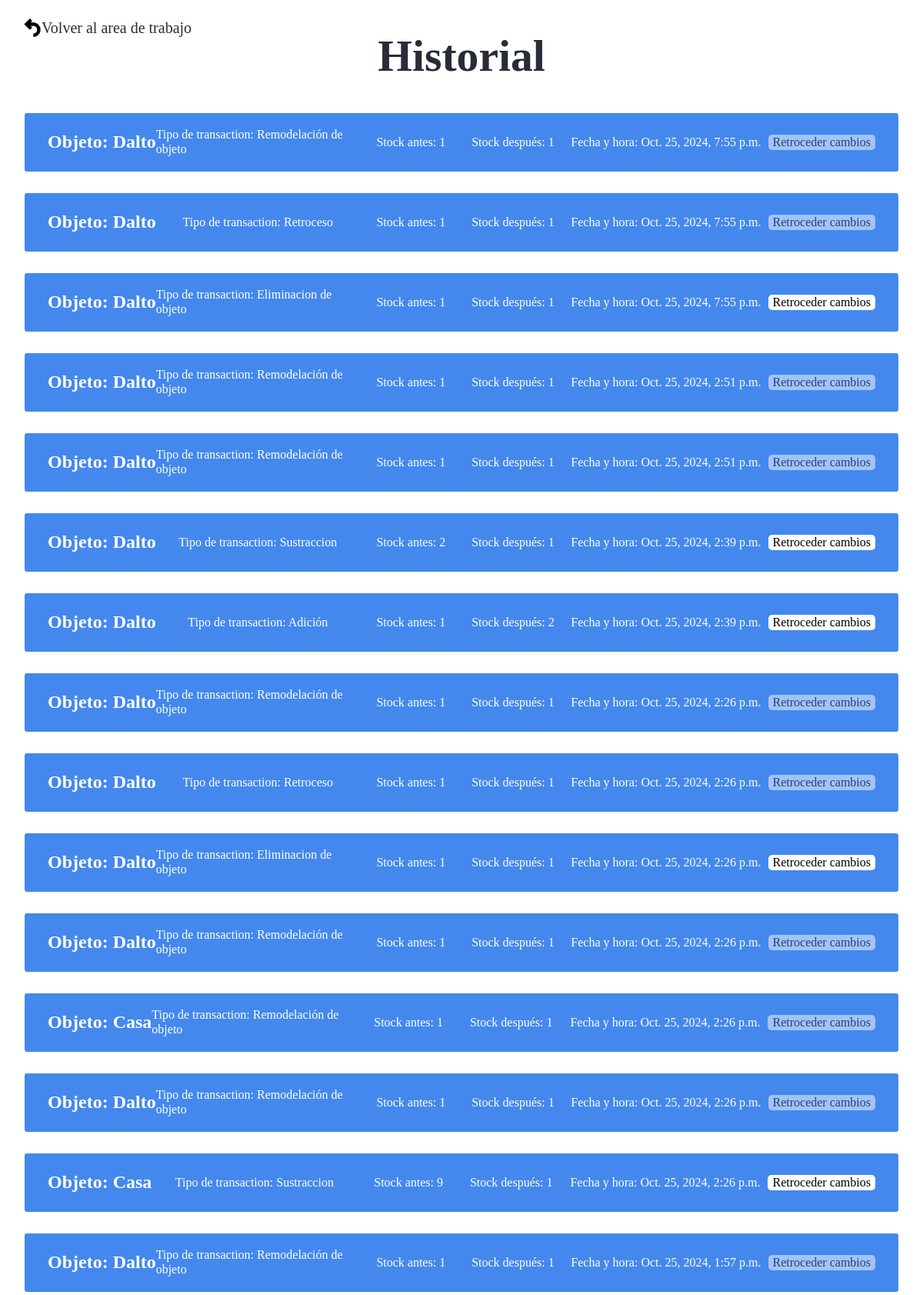
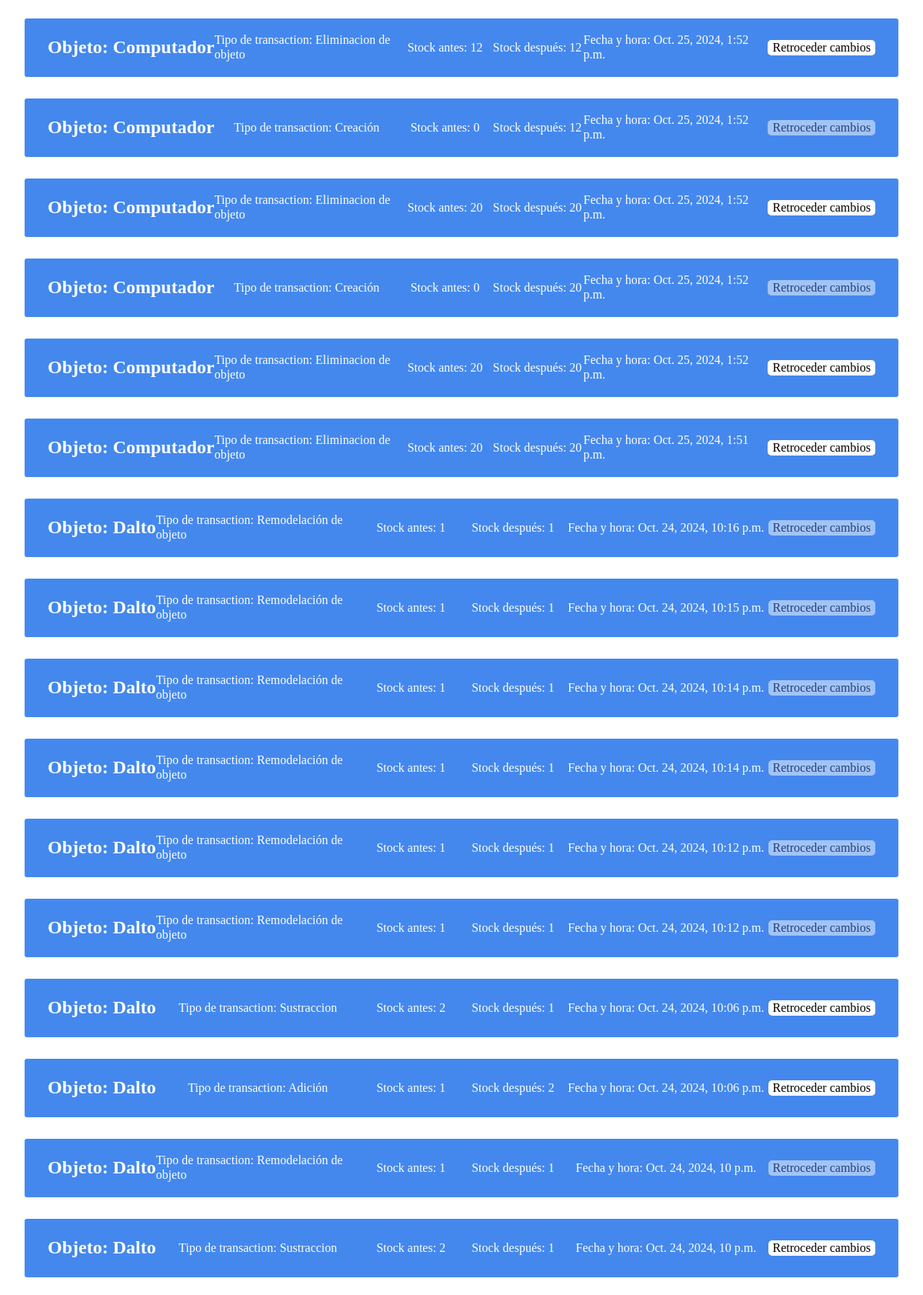
The app's page /main/record/ (signed in, upper part) with its own data (2 pictures, top to bottom).
### Objects/models.py (models this page shows, shortened)
class Transactions(models.Model):
    transaction_id = models.IntegerField(primary_key=True,editable=False,unique=True)
    object_id = models.ForeignKey(Objects,on_delete=models.PROTECT,editable=False)
    user_id = models.ForeignKey(User, on_delete=models.CASCADE)
    type_transaction = models.ForeignKey(Type_Transaction,on_delete=models.CASCADE)
    date = models.DateTimeField(default=datetime.today())
    stock_before = models.IntegerField(null=False,blank=False)
    stock_after = models.IntegerField(null=False,blank=False)

class Objects(models.Model):
    object_id = models.IntegerField(primary_key=True,editable=False,unique=True)
    user_id = models.ForeignKey(User, on_delete=models.CASCADE)
    name = models.CharField(max_length=50)
    show_object = models.BooleanField(default=True)
    stock = models.IntegerField(null=False,blank=False)
    last_change = models.DateTimeField(max_length=50,auto_now_add=True)
    description = models.TextField(max_length=500)
    image = models.ImageField(blank=True,upload_to='object_images/',default='object_images/image.png')

### Objects/views.py (the view, shortened to what this page needs)
# urls.py: path('record/',views.record,name='record')
def record(request):
    if request.method =='GET':
        if str(request.user) != 'AnonymousUser':
            transactions = Transactions.objects.filter(user_id = request.user)
            return render(request,'record.html',{
                'record' : transactions[::-1],
            })
        else:
            return render(request,'error_403.html')

### Users/templates/record.html (shortened to what this page needs)
{%load static%}
<!DOCTYPE html>
<html lang="en">
<head>
    <link rel="stylesheet" href="{%static '/styles/normalize.css'%}">
    <link rel="stylesheet" href="{%static '/styles/recordStyles.css'%}">
</head>
<body>
    <header>
        <div class="space-work">
            <a href="{% url 'main' %}" class="space-work__link">
                <img src="{%static '/images/come-back.webp'%}" alt="space-work link image">
                Volver al area de trabajo
            </a>
        </div>
    </header>
    <main>
        <h1>Historial</h1>
        {% for instance in record %}
        <div class="transaction">
            <h2 class="object-name">Objeto: {{instance.object_id.name}}</h2>
            {% if instance.type_transaction_id == 6 %}
            <p class="transaction-type">Tipo de transaction: Eliminacion de objeto</p>
            {% elif instance.type_transaction_id == 1 %}
            <p class="transaction-type">Tipo de transaction: Adición</p>
            {% elif instance.type_transaction_id == 2 %}
            <p class="transaction-type">Tipo de transaction: Sustraccion</p>
            {% elif instance.type_transaction_id == 3 %}
            <p class="transaction-type">Tipo de transaction: Creación</p>
            {% elif instance.type_transaction_id == 4 %}
            <p class="transaction-type">Tipo de transaction: Remodelación de objeto</p>
            {% elif instance.type_transaction_id == 5 %}
            <p class="transaction-type">Tipo de transaction: Retroceso</p>
            {% endif %}
            <p class="stock-before">Stock antes: {{instance.stock_before}}</p>
            <p class="stock-after">Stock después: {{instance.stock_after}}</p>
            <p class="time">Fecha y hora: {{instance.date}}</p>
            <form class="go-back" method="POST">
                {% if instance.type_transaction_id == 4 and instance.stock_before == instance.stock_after %}
                <input class="go-back__button" type="submit" value="Retroceder cambios" disabled>
                {% elif instance.type_transaction_id == 5 or instance.type_transaction_id == 3%}
                <input class="go-back__button" type="submit" value="Retroceder cambios" disabled>
                {% else %}
                <input class="go-back__button" type="submit" value="Retroceder cambios">
                {% endif %}
            </form>
        </div>
        {% endfor %}
    </main>
</body>
</html>

### Users/static/styles/recordStyles.css (style rules this page uses)
* { box-sizing: border-box; scroll-behavior: smooth; }
body { font-family: "Montserrat"; background-color: #fff; color: #070b1add; height: 100vh; overflow-x: hidden; }
body, div, ul, nav, header, footer, a, li, label { margin: 0; padding: 0; }
.space-work { position: absolute; top: 3vh; left: 2.5vw; transition: filter .2s; }
.space-work__link { text-decoration: none; display: flex; align-items: center; font-size: 1.25rem; color: inherit; }
.space-work__link > img { height: 3vh; }
main { position: relative; top: 5vh; display: grid; justify-content: center; }
h1 { text-align: center; font-size: 3.6rem; margin-top: 0; }
.transaction { width: 95vw; height: 10vh; display: grid; grid-template-columns: 1fr 1fr 1fr 1fr 1fr 1fr 1fr; grid-template-rows: 100%; grid-template-areas: "object type type before after date date button"; justify-content: space-evenly; align-items: center; border: 2px #fff solid; background-color: #48e; color: #fff; border-radius: 5px; margin-bottom: 3vh; padding: 0 2.5vw; }
.transaction > p, .transaction > input, .transaction > h2 { place-self: center; }
.object-name { grid-area: object; text-overflow: hidden; white-space: nowrap; }
.transaction-type { grid-area: type; }
.stock-before { grid-area: before; }
.stock-after { grid-area: after; }
.time { grid-area: date; }
.go-back__button { grid-area: button; font-family: "Montserrat"; border-radius: 5px; outline: none; border: none; background-color: #fff; color: #000; transition: background-color .2s, color .2s; }
.go-back__button-disabled { opacity: .5; grid-area: button; font-family: "Montserrat"; border-radius: 5px; outline: none; border: none; background-color: #fff; color: #000; transition: background-color .2s, color .2s; }

### records on screen
Transactions: object_id.name "Dalto", shows "Tipo de transaction: Remodelación de objeto", stock_before "1", stock_after "1", date "Oct. 25, 2024, 7:55 p.m."
Transactions: object_id.name "Dalto", shows "Tipo de transaction: Retroceso", stock_before "1", stock_after "1", date "Oct. 25, 2024, 7:55 p.m."
Transactions: object_id.name "Dalto", shows "Tipo de transaction: Eliminacion de objeto", stock_before "1", stock_after "1", date "Oct. 25, 2024, 7:55 p.m."
Transactions: object_id.name "Dalto", shows "Tipo de transaction: Remodelación de objeto", stock_before "1", stock_after "1", date "Oct. 25, 2024, 2:51 p.m."
Transactions: object_id.name "Dalto", shows "Tipo de transaction: Remodelación de objeto", stock_before "1", stock_after "1", date "Oct. 25, 2024, 2:51 p.m."
Transactions: object_id.name "Dalto", shows "Tipo de transaction: Sustraccion", stock_before "2", stock_after "1", date "Oct. 25, 2024, 2:39 p.m."
Transactions: object_id.name "Dalto", shows "Tipo de transaction: Adición", stock_before "1", stock_after "2", date "Oct. 25, 2024, 2:39 p.m."
Transactions: object_id.name "Dalto", shows "Tipo de transaction: Remodelación de objeto", stock_before "1", stock_after "1", date "Oct. 25, 2024, 2:26 p.m."
Transactions: object_id.name "Dalto", shows "Tipo de transaction: Retroceso", stock_before "1", stock_after "1", date "Oct. 25, 2024, 2:26 p.m."
Transactions: object_id.name "Dalto", shows "Tipo de transaction: Eliminacion de objeto", stock_before "1", stock_after "1", date "Oct. 25, 2024, 2:26 p.m."
Transactions: object_id.name "Dalto", shows "Tipo de transaction: Remodelación de objeto", stock_before "1", stock_after "1", date "Oct. 25, 2024, 2:26 p.m."
Transactions: object_id.name "Casa", shows "Tipo de transaction: Remodelación de objeto", stock_before "1", stock_after "1", date "Oct. 25, 2024, 2:26 p.m."
Transactions: object_id.name "Dalto", shows "Tipo de transaction: Remodelación de objeto", stock_before "1", stock_after "1", date "Oct. 25, 2024, 2:26 p.m."
Transactions: object_id.name "Casa", shows "Tipo de transaction: Sustraccion", stock_before "9", stock_after "1", date "Oct. 25, 2024, 2:26 p.m."
Transactions: object_id.name "Dalto", shows "Tipo de transaction: Remodelación de objeto", stock_before "1", stock_after "1", date "Oct. 25, 2024, 1:57 p.m."
Transactions: object_id.name "Computador", shows "Tipo de transaction: Eliminacion de objeto", stock_before "12", stock_after "12", date "Oct. 25, 2024, 1:52 p.m."
Transactions: object_id.name "Computador", shows "Tipo de transaction: Creación", stock_before "0", stock_after "12", date "Oct. 25, 2024, 1:52 p.m."
Transactions: object_id.name "Computador", shows "Tipo de transaction: Eliminacion de objeto", stock_before "20", stock_after "20", date "Oct. 25, 2024, 1:52 p.m."
Transactions: object_id.name "Computador", shows "Tipo de transaction: Creación", stock_before "0", stock_after "20", date "Oct. 25, 2024, 1:52 p.m."
Transactions: object_id.name "Computador", shows "Tipo de transaction: Eliminacion de objeto", stock_before "20", stock_after "20", date "Oct. 25, 2024, 1:52 p.m."
Transactions: object_id.name "Computador", shows "Tipo de transaction: Eliminacion de objeto", stock_before "20", stock_after "20", date "Oct. 25, 2024, 1:51 p.m."
Transactions: object_id.name "Dalto", shows "Tipo de transaction: Remodelación de objeto", stock_before "1", stock_after "1", date "Oct. 24, 2024, 10:16 p.m."
Transactions: object_id.name "Dalto", shows "Tipo de transaction: Remodelación de objeto", stock_before "1", stock_after "1", date "Oct. 24, 2024, 10:15 p.m."
Transactions: object_id.name "Dalto", shows "Tipo de transaction: Remodelación de objeto", stock_before "1", stock_after "1", date "Oct. 24, 2024, 10:14 p.m."
Transactions: object_id.name "Dalto", shows "Tipo de transaction: Remodelación de objeto", stock_before "1", stock_after "1", date "Oct. 24, 2024, 10:14 p.m."
Transactions: object_id.name "Dalto", shows "Tipo de transaction: Remodelación de objeto", stock_before "1", stock_after "1", date "Oct. 24, 2024, 10:12 p.m."
Transactions: object_id.name "Dalto", shows "Tipo de transaction: Remodelación de objeto", stock_before "1", stock_after "1", date "Oct. 24, 2024, 10:12 p.m."
Transactions: object_id.name "Dalto", shows "Tipo de transaction: Sustraccion", stock_before "2", stock_after "1", date "Oct. 24, 2024, 10:06 p.m."
Transactions: object_id.name "Dalto", shows "Tipo de transaction: Adición", stock_before "1", stock_after "2", date "Oct. 24, 2024, 10:06 p.m."
Transactions: object_id.name "Dalto", shows "Tipo de transaction: Remodelación de objeto", stock_before "1", stock_after "1", date "Oct. 24, 2024, 10 p.m."
Transactions: object_id.name "Dalto", shows "Tipo de transaction: Sustraccion", stock_before "2", stock_after "1", date "Oct. 24, 2024, 10 p.m."
